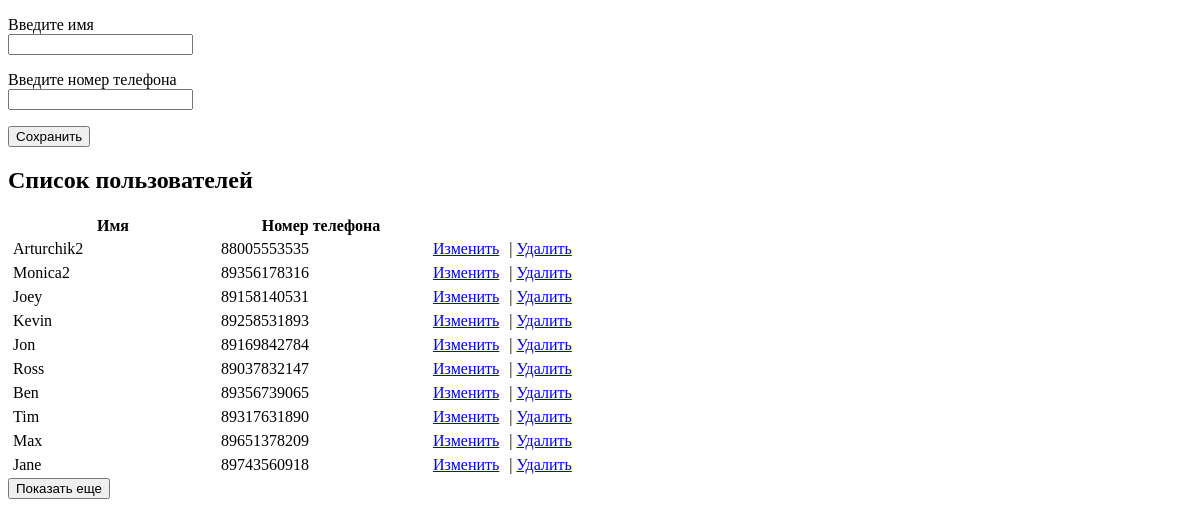
Before: / with the older database file.
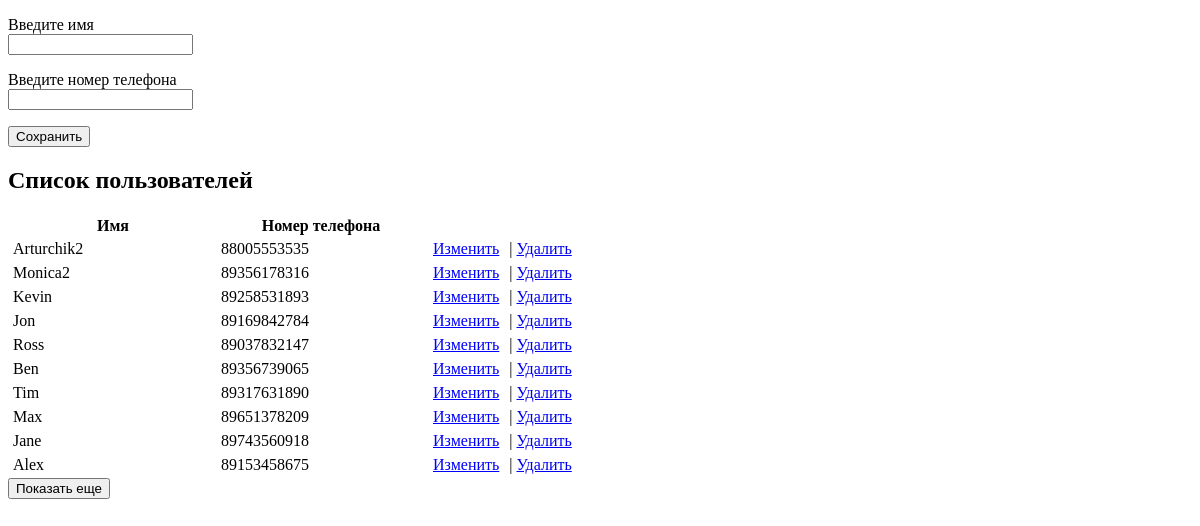
After: the same page with the newer database file.
### testapp/models.py (models this page shows, shortened)
class Person(models.Model):
    name = models.CharField(max_length=50)
    phone = models.CharField(max_length=12)

### testapp/views.py (the view, shortened to what this page needs)
# urls.py: path('', views.index),
def index(request):
    try:
        getUser = Person.objects.all().order_by('-id')
    except:
        getUser = []
    if 'page' in request.GET:
        page = request.GET['page']
    else:
        page = 1
    if page == 1:
        paginator = Paginator(getUser, 10)
    else:
        paginator = Paginator(getUser, 5)
        page = int(page)+1
    try:
        user_list = paginator.page(page)
    except PageNotAnInteger:
        user_list = paginator.page(1)
    except EmptyPage:
        user_list = []
    if not 'is_ajax' in request.GET:
        return render(request, "index.html", {"people": user_list})

### testapp/templates/index.html (shortened to what this page needs)
<!DOCTYPE html>
<html>
<head>
</head>
<body class="container">
    <form method="POST" action="create/">
        <p>
            <label>Введите имя</label><br>
            <input type="text" name="name" />
        </p>
        <p>
            <label>Введите номер телефона</label><br>
            <input type="text" name="phone" />
        </p>
        <input type="submit" value="Сохранить" >
    </form>
    {% if people %}
    <h2>Список пользователей</h2>
    <table id="UserList">
        <thead><th>Имя</th><th>Номер телефона</th><th></th></thead>
        {% for person in people %}
        <tr data-el="{{person.id}}">
            <td>
                <input id="name{{person.id}}" type="text" class="u_name notActive" value="{{ person.name }}"/>
            </td>
            <td>
                <input id="phone{{person.id}}" type="text" class="phone notActive" value="{{ person.phone }}"/>
            </td>
            <td>
                <input type="submit" data-id="{{person.id}}" value="Изменить" class="edit"> | <a data-id="{{person.id}}" href="delete/{{person.id}}" class="elDelete">Удалить</a>
            </td>
        </tr>
        {% endfor %}
    </table>
    <input type="submit" value="Показать еще" id="showMore">
    {% endif %}
</body>
</html>

### testapp/templates/index.html (style rules this page uses)
input.phone, input.u_name { font-size: 16px; font-family: Times New Roman; }
input.notActive { border: none; pointer-events: none; }
input.edit { border: none; box-shadow: none; font-size: 16px; font-family: Times New Roman; text-decoration: underline; color: blue; background: inherit; }

Changed rows visible on the page:
removed Person: name "Joey", phone "89158140531"
now on this page (row unchanged): Person: name "Alex", phone "89153458675"
